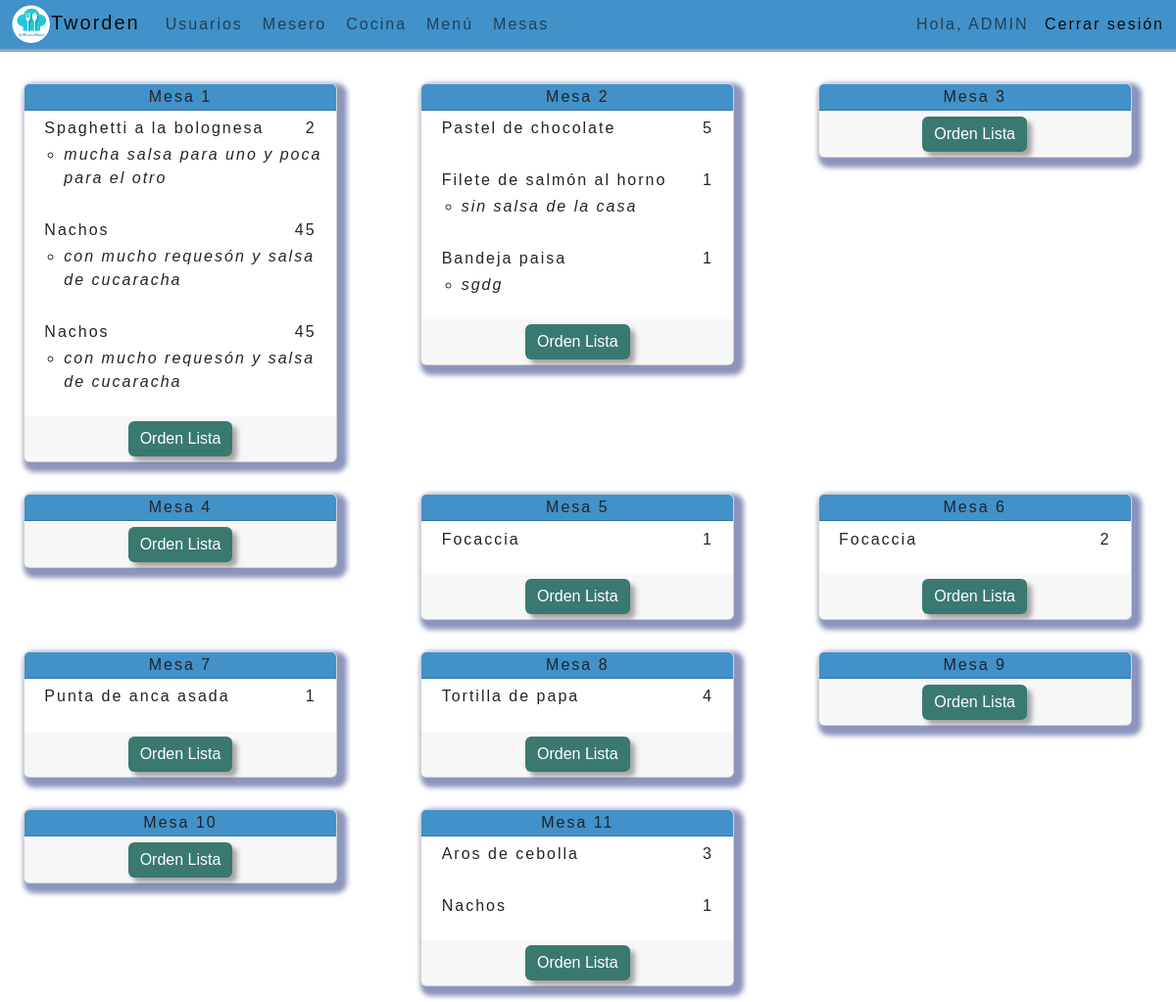
/cocinero-comandas-todas.html (signed in), run on the app's committed database.
### paginas/models.py (models this page shows, shortened)
class Ordenmesa(models.Model):
    id = models.AutoField(primary_key=True)
    mesa = models.ForeignKey(Mesas, on_delete=models.CASCADE)
    date= models.DateTimeField(auto_now_add=True)

class Mesas(models.Model):
    id = models.AutoField(primary_key=True)
    nombre_mesa = models.CharField(max_length=50, blank=False, null=False)
    def __str__(self):
        return self.nombre_mesa

class Ordenmesas(models.Model):
    id = models.AutoField(primary_key=True)
    mesa= models.ForeignKey(Mesas, on_delete=models.CASCADE)
    item= models.ForeignKey(Menu, on_delete=models.CASCADE)
    cantidad= models.IntegerField(default=1)
    observacion= models.CharField(max_length=255, blank=True, null=True)

class Menu(models.Model):
    id = models.AutoField(primary_key=True)
    nombre_plato= models.CharField(max_length=155, blank=False, null=False)
    precio= models.FloatField(null=False, blank=False)
    descripcion= models.TextField(max_length=255, blank=True, null=True)
    tipo_plato= models.CharField (
        max_length=50,
        choices=[('Entrada', 'Entrada'), ('Plato Principal', 'Plato Principal'), ('Postre', 'Postre'), ('Bebida', 'Bebida'), ('Otro', 'Otro')]
    )
    def __str__(self):
        mostrar= self.nombre_plato
        return mostrar

### paginas/views.py (the view)
# urls.py: path('cocinero-comandas-todas.html', views.cocinero_todas, name='cocinero_todas'),
@login_required(login_url='/accounts/login/')
def cocinero_todas(request):
    orden= Ordenmesas.objects.all()
    ordenmesa= Ordenmesa.objects.all()
    context= {
        'orden': orden ,
        'ordenmesa': ordenmesa,
    }
    return render(request, 'cocinero-comandas-todas.html', context)

### paginas/templates/cocinero-comandas-todas.html (shortened to what this page needs)
{% extends "base.html" %}
{% block contenido %}
{% load static %}
<div id="todo">
  <div class="container2 mt-3">
    <div class="row row-cols-1 mt-3 row-cols-md-3 g-3">
      {% for mesa in ordenmesa %}
        <div class="col">
          <div class="card border-none mb-3" style="max-width: 20rem; min-width: 15rem;">
            <div class="card-header" id="{{order.mesa}}">
              {{mesa.mesa}} <br>
            </div>
            {% for plato in orden %}
            {%if mesa.mesa == plato.mesa %}
              <div class="card_content">
                <div class="renglon row">
                  <ul class="list-unstyled">
                    <li>
                      <div class="row renglon2">
                        <div class="col">{{plato.item}}</div>
                        <div class="col-auto">{{plato.cantidad}}</div>
                      </div>
                      <ul>
                        {%if plato.observacion%}
                        <li class="obsorden renglon2">
                          {{plato.observacion}}
                        </li>
                        {%endif%}
                      </ul>
                    </li>
                  </ul>
                </div>
              </div>
            {%endif%}
            {%endfor%}
            <div class="card-footer border-white">
              <div class="iconfooter2">
                <a href=""><button type="button" class="btn expandir btn-primary">Orden Lista</button></a>
              </div>
            </div>
          </div>
        </div>
      {% endfor %}
    </div>
</div>
{% endblock %}

### paginas/templates/Base.html (shortened to what this page needs)
{% load static %}
<!DOCTYPE html>
<html lang="es">
<head>
    <link href="https://cdn.jsdelivr.net/npm/bootstrap@5.2.1/dist/css/bootstrap.min.css" rel="stylesheet">
    <link rel="stylesheet" href={% static '/CSS/base.css' %}>
    <link rel="stylesheet" href={% static '/CSS/mesas.css' %}>
    <link rel="stylesheet" href={% static '/CSS/orden.css' %}>
    <link rel="stylesheet" href={% static '/CSS/cocina.css' %}>
    <link rel="stylesheet" href={% static '/CSS/menu.css' %}>
</head>
<body>
    <header>
    <nav class="navbar fixed-top navbar-expand" style="background-color: #4291c9;">
      <div class="container-fluid">
          <a class="navbar-brand" href="ppal.html"><img src={% static 'img/logo.png' %} alt="Logo" width="40" height="40" class="d-inline-block align-text-center">Tworden</a>
          <div class="collapse navbar-collapse" id="navbarText">
            <ul class="navbar-nav me-auto mb-2 mb-lg-0">
              {% if request.user.usuario.Cargo == 'Administrador' %}
              <li class="nav-item">
                <a class="nav-link" href="admin/">Usuarios</a>
              </li>
              {% endif %}
              {% if request.user.usuario.Cargo == 'Mesero' or request.user.usuario.Cargo == 'Administrador' %}
              <li class="nav-item">
                <a class="nav-link" href="/../mesero-mesas.html">Mesero</a>
              </li>
              {% endif %}
              {% if request.user.usuario.Cargo == 'Cocinero' or request.user.usuario.Cargo == 'Administrador' %}
              <li class="nav-item">
                  <a class="nav-link" href="/../cocinero-comandas-todas.html">Cocina</a>
                </li>
                {% endif %}
              {% if request.user.usuario.Cargo == 'Administrador' %}
              <li class="nav-item">
                  <a class="nav-link" href="/../menu.html">Menú</a>
                </li>
              {% endif %}
              <li class="nav-item">
                  <a class="nav-link" href="/../login.html">Mesas</a>
                </li>
            </ul>
            <span class="navbar-text">
              {% if user.is_authenticated %}
              <a style="margin-right: 10px;"> Hola,  {{user.username}}</a>
              <a style="text-decoration: none;" href="{% url 'logout' %}"> Cerrar sesión</a>
              {% else %}
              <a href="{% url 'login' %}">iniciar sesión</a>
              {% endif %}
            </span>
          </div>
        </div>
    </nav>
    </header>
    {% block contenido %} {% endblock %}
</body>
</html>

### paginas/static/CSS/base.css (style rules this page uses)
* { margin: 0; }
html { width: 100%; height: 100% ; }
header { position: fixed; top: 0; }
body { left: 0; top: 0; width: 100%; height: 100%; background-image: url(/static/img/fondo1.jpg); background-repeat: no-repeat; background-attachment: fixed; background-size: cover; font-family:'Gill Sans', 'Gill Sans MT', Calibri, 'Trebuchet MS', sans-serif; padding: 0px; letter-spacing: 2px; font-size: 1em; }
.navbar { box-shadow: 0 3px rgba(0,0,0,0.35); max-height: 50px; }
#todo { width: 100%; position: fixed; top: 53px; bottom: 0; overflow: auto; overflow-x: hidden }
.btn-primary { background: rgb(58, 121, 112); margin: 15px 5px; box-shadow: 5px 5px 5px 0 rgba(83, 83, 83, 0.5); border: none; color: rgb(255, 255, 255) }

### paginas/static/CSS/mesas.css (style rules this page uses)
.card { box-shadow: 5px 5px 5px 5px rgba(27, 41, 124, 0.5); }
.card-footer { width: 100%; padding: 5px 3px; }

### paginas/static/CSS/cocina.css (style rules this page uses)
.container2 { position: relative; margin:auto; left: 2%; max-width: 1200px; }
.card { box-shadow: 5px 5px 5px 5px rgba(27, 41, 124, 0.5); }
.card-header { background-color: #4291c9; padding: 1px 3px; text-align: center; }
.card-footer { width: 100%; padding: 5px 3px; }
.card_content { max-height: 12rem; overflow: auto; overflow-x: hidden; }
.renglon { padding: 2%; }
.iconfooter2 { text-align: center; }
.expandir { margin: 0; }
.renglon2 { margin: auto; padding: 0 0; }
.obsorden { margin-top: 3px; font-style: italic; }
.renglon2 .col { white-space: nowrap; overflow: hidden; text-overflow: ellipsis; max-width: 90% }
li { margin: 0 2px; }

### data on the page
Ordenmesa: mesa "Mesa 1"
Ordenmesas: item "Spaghetti a la bolognesa", cantidad "2", observacion "mucha salsa para uno y poca para el otro"
Ordenmesas: item "Nachos", cantidad "45", observacion "con mucho requesón y salsa de cucaracha"
Ordenmesas: item "Nachos", cantidad "45", observacion "con mucho requesón y salsa de cucaracha"
Ordenmesa: mesa "Mesa 2"
Ordenmesas: item "Pastel de chocolate", cantidad "5"
Ordenmesas: item "Filete de salmón al horno", cantidad "1", observacion "sin salsa de la casa"
Ordenmesas: item "Bandeja paisa", cantidad "1", observacion "sgdg"
Ordenmesa: mesa "Mesa 3"
Ordenmesa: mesa "Mesa 4"
Ordenmesa: mesa "Mesa 5"
Ordenmesas: item "Focaccia", cantidad "1"
Ordenmesa: mesa "Mesa 6"
Ordenmesas: item "Focaccia", cantidad "2"
Ordenmesa: mesa "Mesa 7"
Ordenmesas: item "Punta de anca asada", cantidad "1"
Ordenmesa: mesa "Mesa 8"
Ordenmesas: item "Tortilla de papa", cantidad "4"
Ordenmesa: mesa "Mesa 9"
Ordenmesa: mesa "Mesa 10"
Ordenmesa: mesa "Mesa 11"
Ordenmesas: item "Aros de cebolla", cantidad "3"
Ordenmesas: item "Nachos", cantidad "1"

### other printed values
{{ user.username }} "ADMIN"
